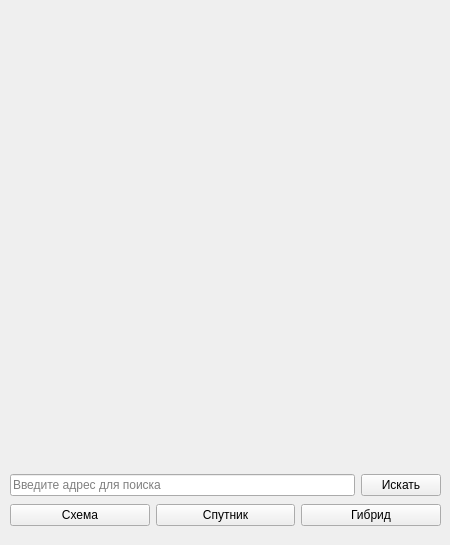
<?xml version="1.0" encoding="UTF-8"?>
<ui version="4.0">
 <class>MainWindow</class>
 <widget class="QWidget" name="MainWindow">
  <property name="geometry">
   <rect>
    <x>0</x>
    <y>0</y>
    <width>450</width>
    <height>545</height>
   </rect>
  </property>
  <property name="minimumSize">
   <size>
    <width>450</width>
    <height>502</height>
   </size>
  </property>
  <property name="maximumSize">
   <size>
    <width>450</width>
    <height>545</height>
   </size>
  </property>
  <property name="windowTitle">
   <string>Form</string>
  </property>
  <widget class="QWidget" name="layoutWidget">
   <property name="geometry">
    <rect>
     <x>10</x>
     <y>470</y>
     <width>431</width>
     <height>30</height>
    </rect>
   </property>
   <layout class="QHBoxLayout" name="horizontalLayout">
    <item>
     <widget class="QLineEdit" name="search_edit">
      <property name="placeholderText">
       <string>Введите адрес для поиска</string>
      </property>
     </widget>
    </item>
    <item>
     <widget class="QPushButton" name="search_button">
      <property name="text">
       <string>Искать</string>
      </property>
     </widget>
    </item>
   </layout>
  </widget>
  <widget class="QWidget" name="">
   <property name="geometry">
    <rect>
     <x>10</x>
     <y>500</y>
     <width>431</width>
     <height>30</height>
    </rect>
   </property>
   <layout class="QHBoxLayout" name="horizontalLayout_2">
    <item>
     <widget class="QPushButton" name="btn_map">
      <property name="text">
       <string>Схема</string>
      </property>
     </widget>
    </item>
    <item>
     <widget class="QPushButton" name="btn_sat">
      <property name="text">
       <string>Спутник</string>
      </property>
     </widget>
    </item>
    <item>
     <widget class="QPushButton" name="btn_skl">
      <property name="text">
       <string>Гибрид</string>
      </property>
     </widget>
    </item>
   </layout>
  </widget>
 </widget>
 <resources/>
 <connections/>
</ui>
